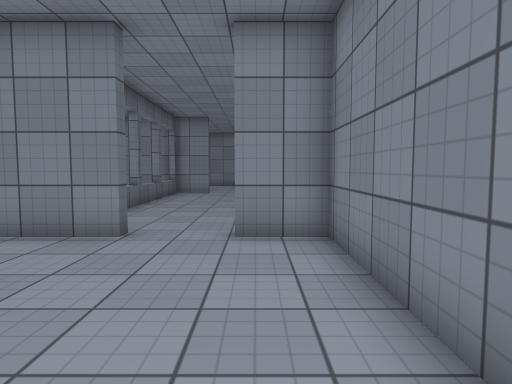
view 1 (above)

15 first-person views from a walk through a scene from a Unity 3-D project. The camera is 1.3 m above the floor, tilts 4° down and sees 75° across. The floor is counted in squares, 1 m on a side. Each view is taken from the middle of a square. On the plan, view 1 faces up. The plan holds only what a view shows up to about 14 squares ahead; the rest is blank. The place goes on beyond the plan. The player is left out. Surface patterns are stand-ins for the level's own textures.

view 2
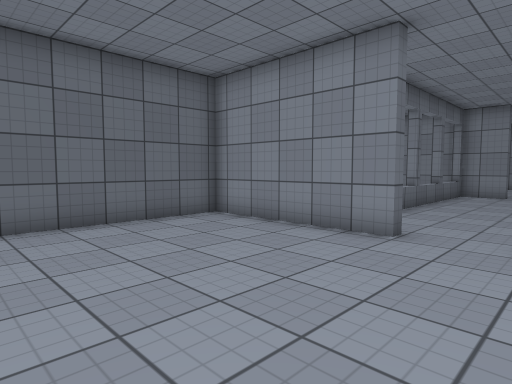

view 3
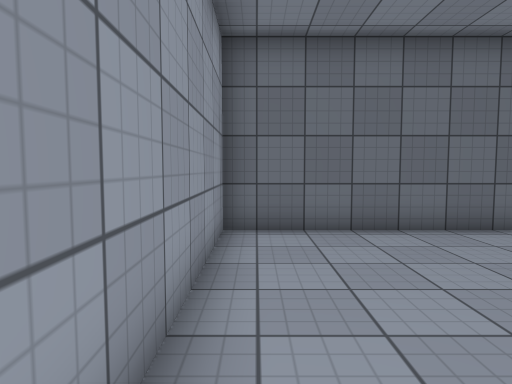

view 4
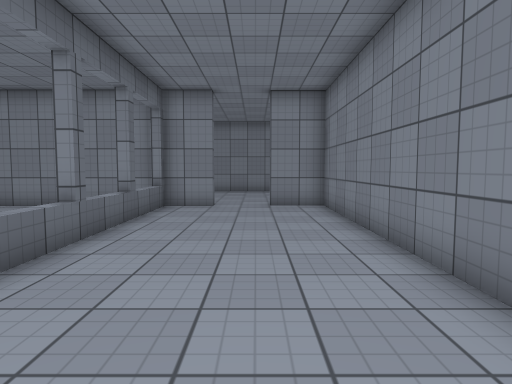

view 5
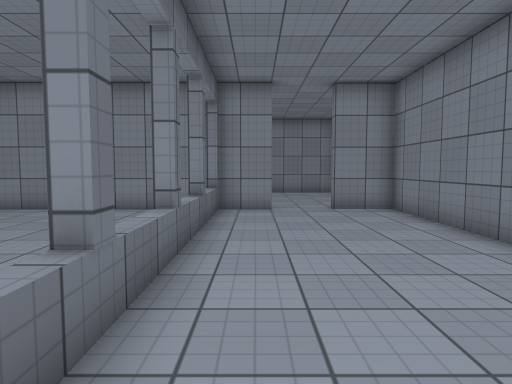

view 6
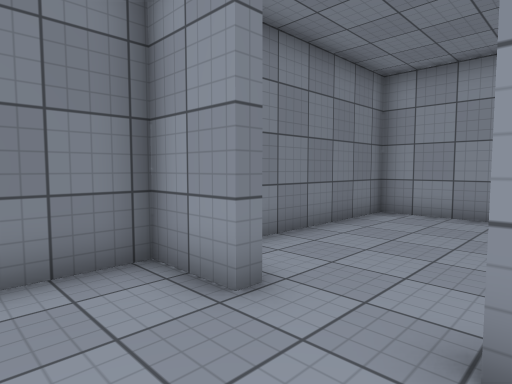

view 7
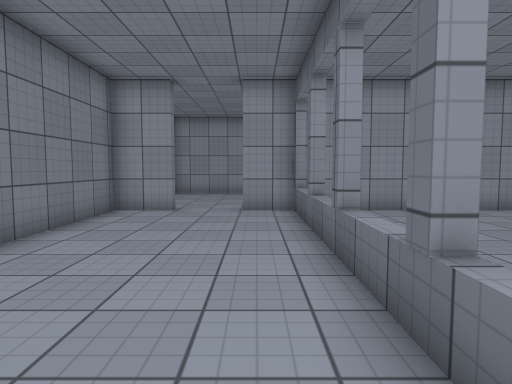

view 8
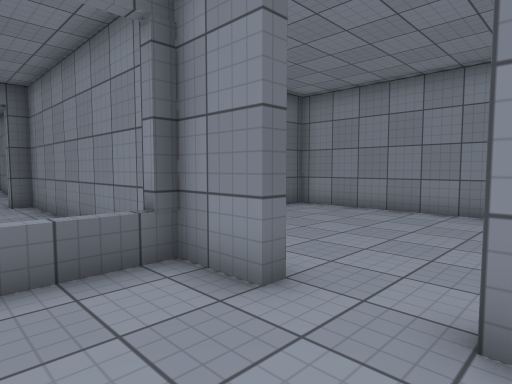

view 9
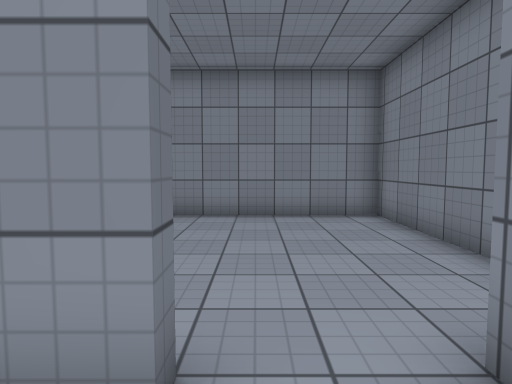

view 10
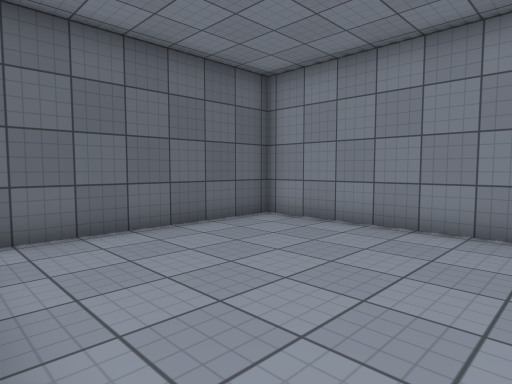

view 11
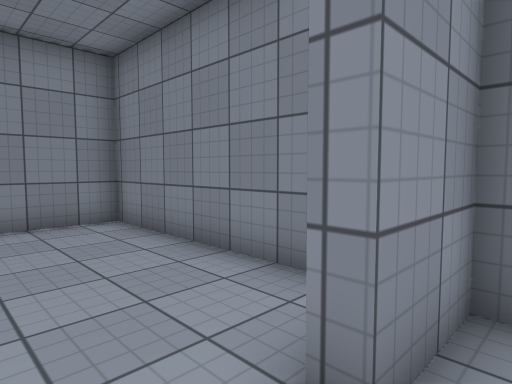

view 12
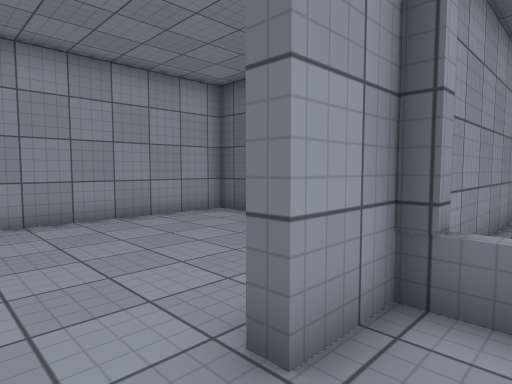

view 13
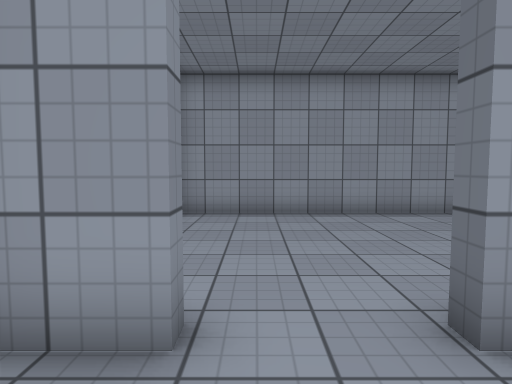

view 14
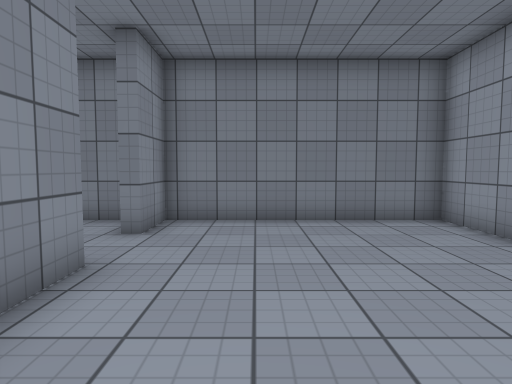

view 15
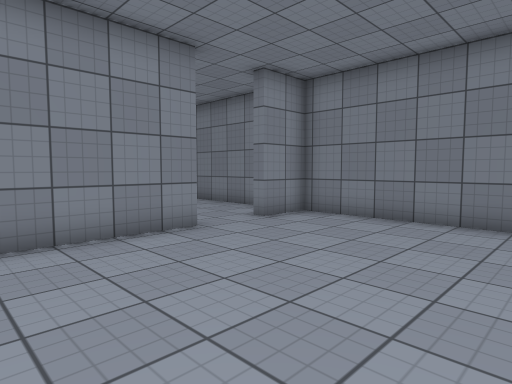

### Floor plan
Points are (right, up) in squares from view 1. A wall is a line through its corners. A room is listed if a view was taken in it or the views show most of it. See-through windows are left out.
Room 1 (views 1, 2, 3, 4, 14, 15)
walls: (-2.6, 6.7) (-2.6, 6.3) (-8, 6.3) (-8, -0.7) (1.4, -0.7) (1.4, 6.3) (-0.5, 6.3)
ways out: opening at (-1.5, 6) to room 2
Room 2 (views 5, 6, 7, 8, 9, 10, 11, 12, 13)
walls: (-4.6, 12.2) (-4.1, 12.2); (-4.6, 14.8) (-4.1, 14.8); (-4.6, 9.8) (-4.1, 9.8); (-4.5, 17.6) (-10.5, 17.6); (-2.6, 18.1) (-2.6, 17.6) (-4.2, 17.6) (-4.2, 8.1); (-4.2, 7.6) (-4.2, 6.7) (-2.6, 6.7); (-4.6, 7.1) (-4.1, 7.1); (-0.5, 6.3) (-0.5, 6.7) (1.4, 6.7) (1.4, 17.6) (-0.5, 17.6) (-0.5, 18.1); (-10.5, 6.7) (-4.5, 6.7)
ways out: opening at (-1.5, 6) to room 1; opening at (-1.5, 18) to room 3
Room 3 (no view inside)
walls: (1.4, 19.4) (1.4, 25.3) (-7.8, 25.3) (-7.8, 18.8)
ways out: opening at (-1.5, 18) to room 2

Where each view was taken, in squares from view 1:
view 1: 0 up, 0 right, facing up
view 2: 0 up, 0 right, facing up-left
view 3: 0 up, 1 left, facing left
view 4: 6 up, 1 left, facing up
view 5: 7 up, 3 left, facing up
view 6: 9 up, 3 left, facing down-right
view 7: 17 up, 3 left, facing down
view 8: 15 up, 0 right, facing up-left
view 9: 16 up, 2 left, facing up
view 10: 18 up, 1 left, facing up-left
view 11: 17 up, 2 left, facing up-right
view 12: 8 up, 1 left, facing down-left
view 13: 9 up, 1 left, facing down
view 14: 4 up, 7 left, facing right
view 15: 0 up, 7 left, facing up-right
